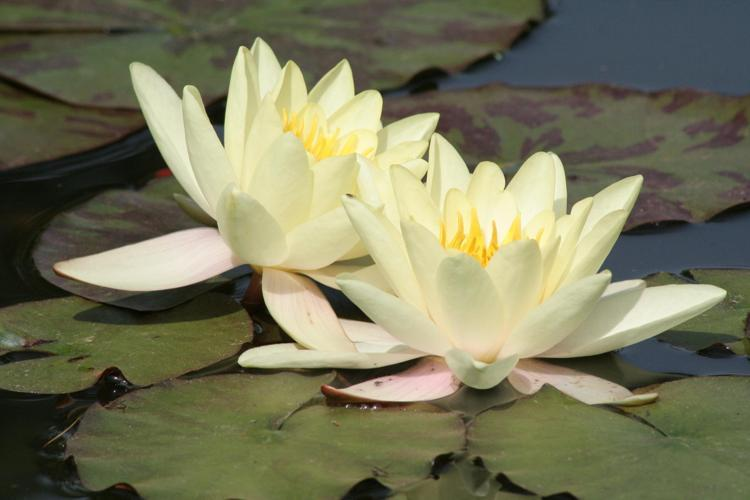
#> input picture flowers/image_00333.jpg, 750 x 500 px
$ jupyter execute --allow-errors 699_scoring_and_analysis.ipynb
#> lines starting #> are read from the running program, lines starting #| are printed output that depends on the picture; after the words box and inside, x2 and y2 are one past the last pixel; in counts of white or black regions, pixels touching at a corner belong together
[cell 1]
import pandas as pd
import numpy as np
import cv2 as cv
from matplotlib import pyplot as plt

#> (a cell that did not finish here is left out)

[cell 3]
def read_set():
    human_labels = {}
    for i in range(20):
        img = results['filename'][i]
        labels = results['human_label_all'][i][1:-1].replace("'", "").split(', ')
        human_labels[img] = labels

    return human_labels

#> (the rest of this cell did not finish here and is left out)

[cell 4]
# give 2 pts for the most popular answer, 1 pt for a human answer, 0 pts for neither
# max accuracy score is 4, but 2 still means a human-like score

def scoring_strats(column1, column2):
#> called with column1 = 'strat1_label1', column2 = 'strat1_label2'
    scores = []
    for i in range(20):
        tally = 0
        img = results['filename'][i]
        label1 = results[column1][i]
        label2 = results[column2][i]
        human1 = results['human_label1'][i]
        human2 = results['human_label2'][i]

        if (label1 == human1) or (label1 == human2):
            tally += 2
        else:
            if label1 in human_labels[img]:
                tally += 1

        if (label2 == human1) or (label2 == human2):
            tally += 2

        else:
            if label2 in human_labels[img]:
                tally += 1

        scores.append(tally)

    return scores

#> (a cell that did not finish here is left out)

#> (a cell that did not finish here is left out)

#> (a cell that did not finish here is left out)

#> (a cell that did not finish here is left out)

[cell 9]
pix = cv.imread('flowers/image_00333.jpg')
#> pix is the input picture: shape (500, 750, 3); mean B, G, R 91.2, 119.8, 120.3

gray = cv.cvtColor(pix,cv.COLOR_BGR2GRAY)
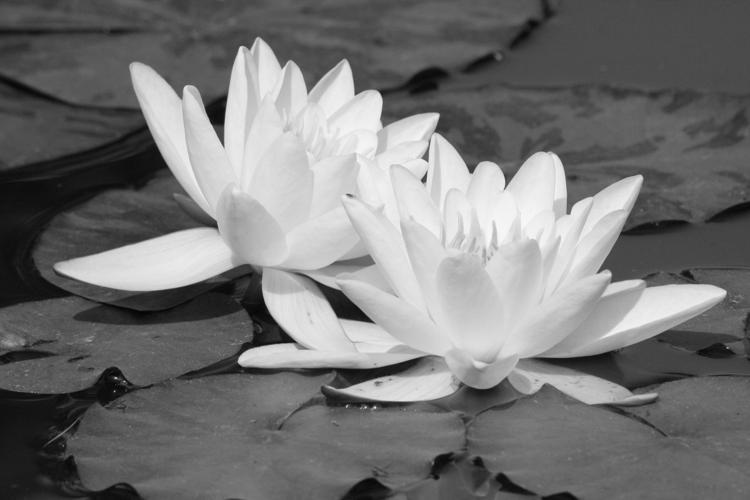
#> gray: shape (500, 750); min 2, max 252, mean 116.6
ret, thresh = cv.threshold(gray,0,255,cv.THRESH_BINARY_INV+cv.THRESH_OTSU)
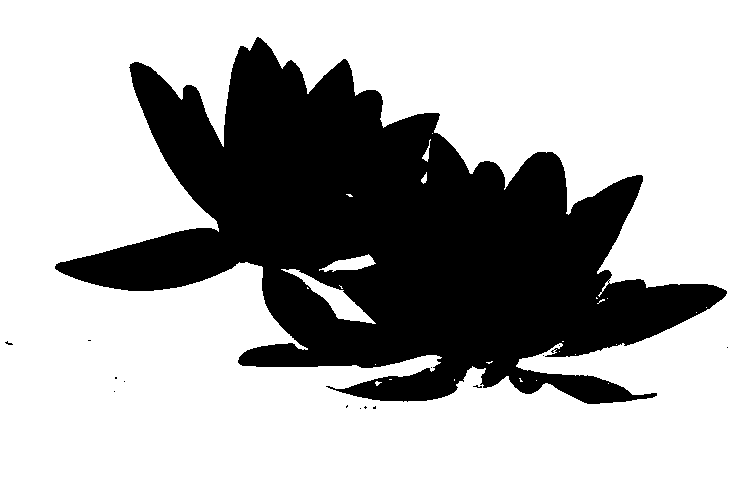
#> thresh: shape (500, 750); 69.8% white; 15 black regions (14 under 20 px), largest, box (x1, y1, x2, y2) and area: (55, 37, 727, 404) 113247
#> ret = 142
plt.imshow(thresh)

[cell 10]
pix = cv.imread('flowers/image_00968.jpg')
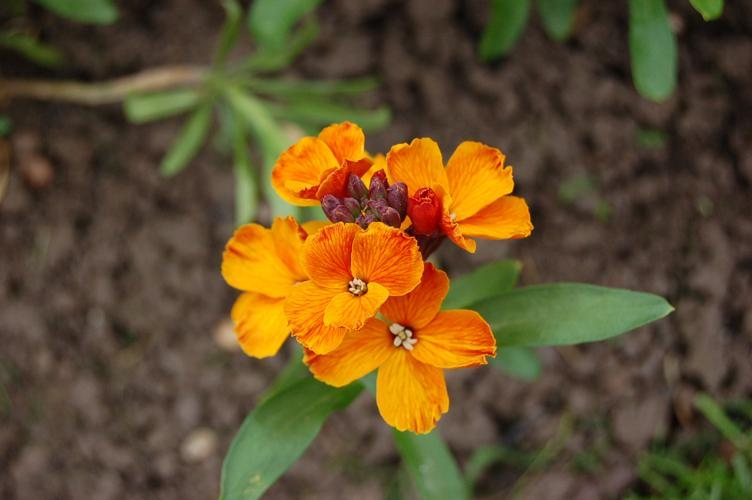
#> input picture flowers/image_00968.jpg, 752 x 500 px
#> pix is the input picture: shape (500, 752, 3); mean B, G, R 45.3, 79.2, 99

gray = cv.cvtColor(pix,cv.COLOR_BGR2GRAY)
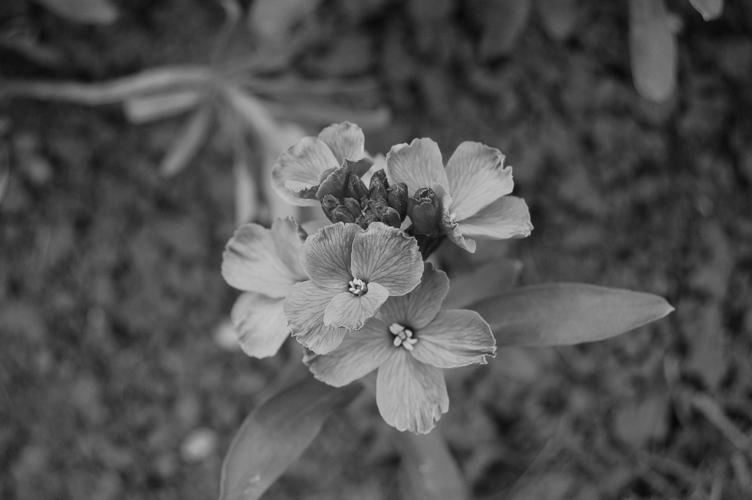
#> gray: shape (500, 752); min 6, max 224, mean 81.3
ret, thresh = cv.threshold(gray,0,255,cv.THRESH_BINARY_INV+cv.THRESH_OTSU)
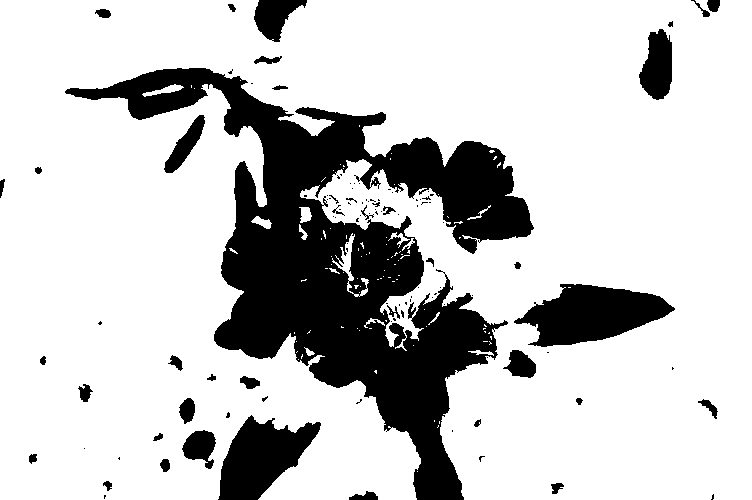
#> thresh: shape (500, 752); 78.4% white; 109 black regions (68 under 20 px), largest, box (x1, y1, x2, y2) and area: (65, 68, 534, 500) 62003, (514, 284, 675, 347) 6103, (218, 415, 321, 500) 5017
#> ret = 102
plt.imshow(thresh)

[cell 11]
pix = cv.imread('flowers/image_01354.jpg')
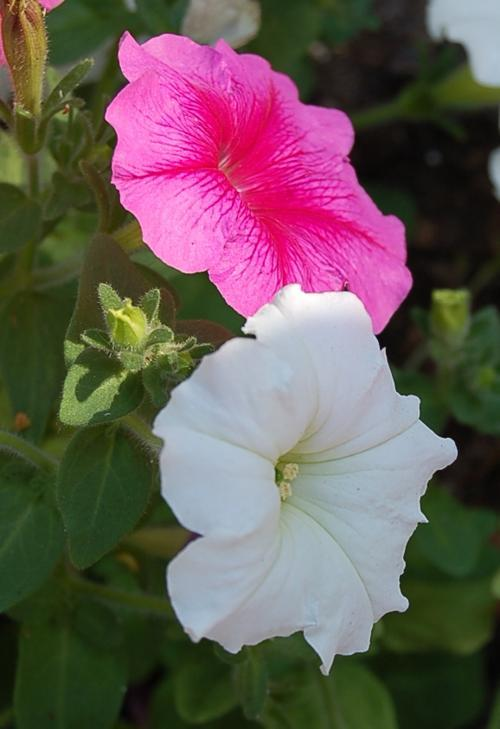
#> input picture flowers/image_01354.jpg, 500 x 729 px
#> pix is the input picture: shape (729, 500, 3); mean B, G, R 86.8, 88.5, 103.8

gray = cv.cvtColor(pix,cv.COLOR_BGR2GRAY)
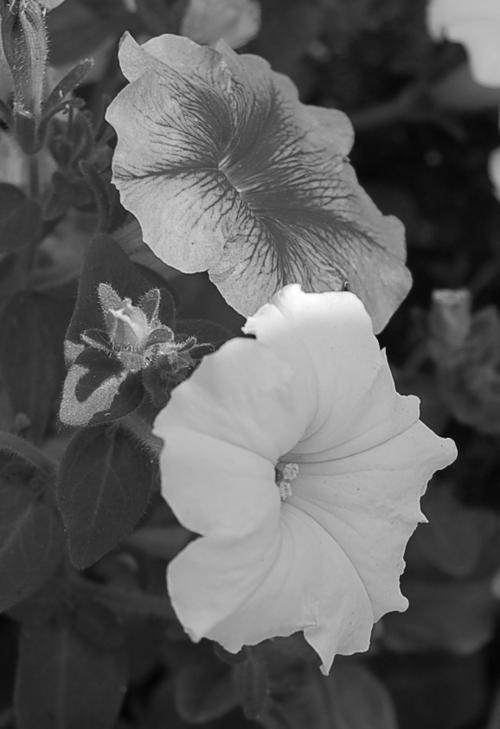
#> gray: shape (729, 500); min 1, max 254, mean 92.9
ret, thresh = cv.threshold(gray,0,255,cv.THRESH_BINARY_INV+cv.THRESH_OTSU)
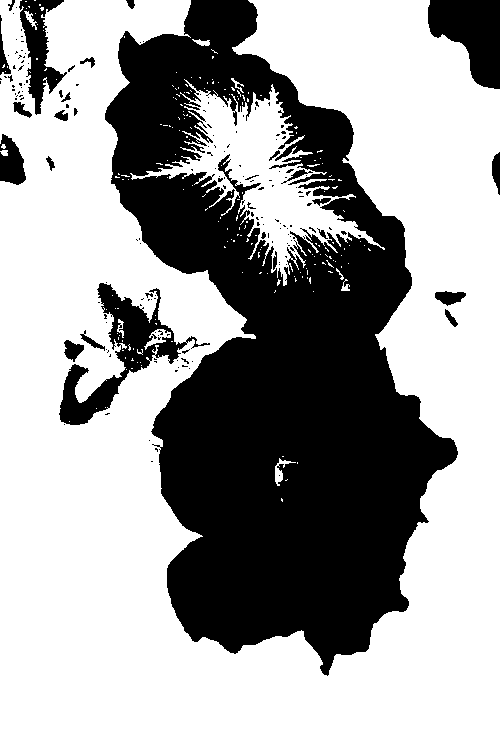
#> thresh: shape (729, 500); 62.3% white; 179 black regions (150 under 20 px), largest, box (x1, y1, x2, y2) and area: (105, 0, 458, 676) 121973, (59, 283, 210, 425) 5308, (428, 0, 500, 89) 4217
#> ret = 106
plt.imshow(thresh)
